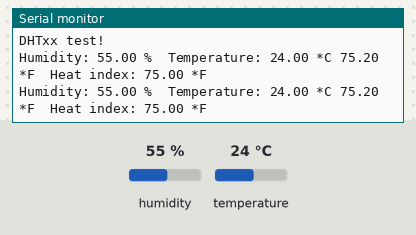
This sketch was run on a simulated Arduino Uno, built with avr-gcc and run on an emulated ATmega328P. Shown: the last lines printed to the serial monitor. The inputs (shaded band) are chosen by the test bench; at power-on: humidity 55 %, temperature 24 °C.

Above: at 2.8 s.
2.9 s: humidity set to 22 %
At 5.3 s:
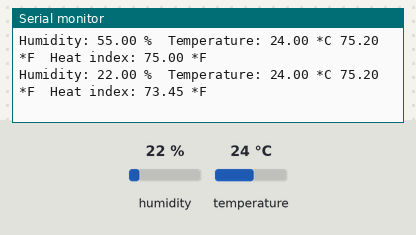
5.6 s: temperature set to 12 °C
At 6.7 s:
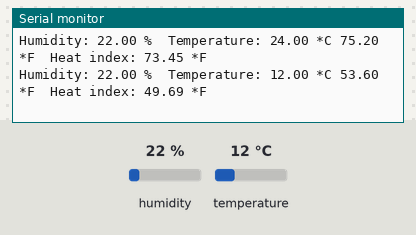
8.3 s: humidity set to 40 %
At 11.6 s:
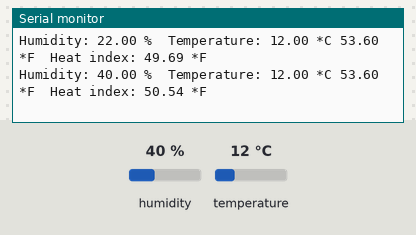
Timing chart, 0 to 13.1 s (numbered marks = the images above; inputs shaded):
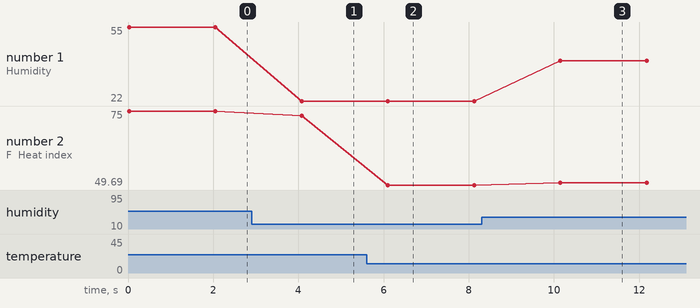

Measured:
- after the input at 2.9 s, the serial monitor: prints a new line after 1.2 s (image 1)
- after the input at 5.6 s, the serial monitor: prints a new line after 0.50 s (image 2)
- after the input at 8.3 s, the serial monitor: prints a new line after 1.9 s (image 3)
- plotted number 1: 55 → 22 after the input at 2.9 s, 22 → 40 after the input at 8.3 s
- plotted number 2: 75 → 73.45 after the input at 2.9 s, 73.45 → 49.69 after the input at 5.6 s, 49.69 → 50.54 after the input at 8.3 s

The sketch:

Lab1.ino
```cpp
/* IOXhop - www.ioxhop.com */

#include "DHT.h"


#define DHTPIN 2

#define DHTTYPE DHT11


DHT dht(DHTPIN, DHTTYPE);


void setup() {

   Serial.begin(115200);

   Serial.println("DHTxx test!");


   dht.begin();

}


void loop() {

   float h = dht.readHumidity();

   float t = dht.readTemperature();

   float f = dht.readTemperature(true);


   if (isnan(h) || isnan(t) || isnan(f)) {

     Serial.println("Failed to read from DHT sensor!");

      return;

   }


   float hi = dht.computeHeatIndex(f, h);


   Serial.print("Humidity: ");

   Serial.print(h);

   Serial.print(" %\t");

   Serial.print("Temperature: ");

   Serial.print(t);

   Serial.print(" *C ");

   Serial.print(f);

   Serial.print(" *F\t");

   Serial.print("Heat index: ");

   Serial.print(hi);

   Serial.println(" *F");


   delay(2000);

}
```
